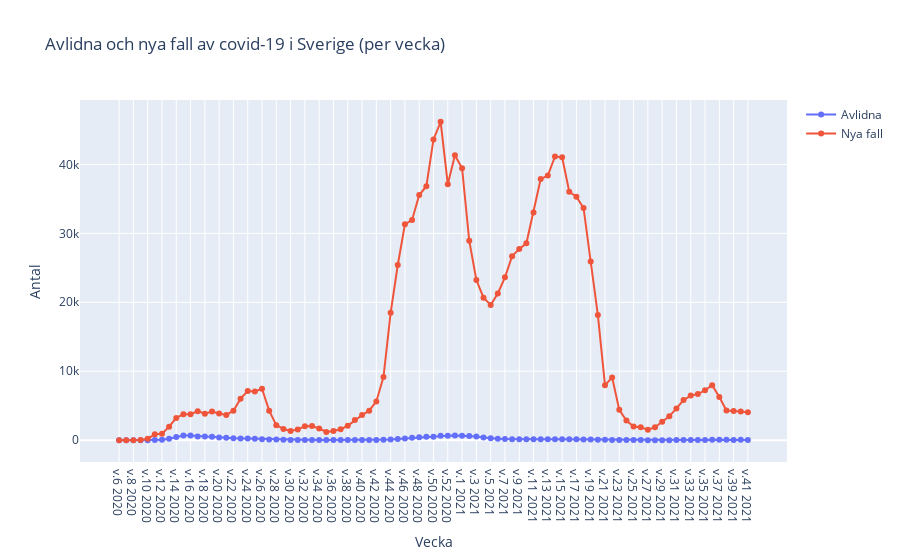

The cell this chart's notebook holds for it:
### Code cell
fig = create_plotly_linefig("Antal_avlidna_vecka", "Antal", "Avlidna och nya fall av covid-19 i Sverige (per vecka)", "Antal_fall_vecka", "Avlidna", "Nya fall")
fig.show()
fig.write_html("Visualiseringar/deceased_and_new_cases.html")
